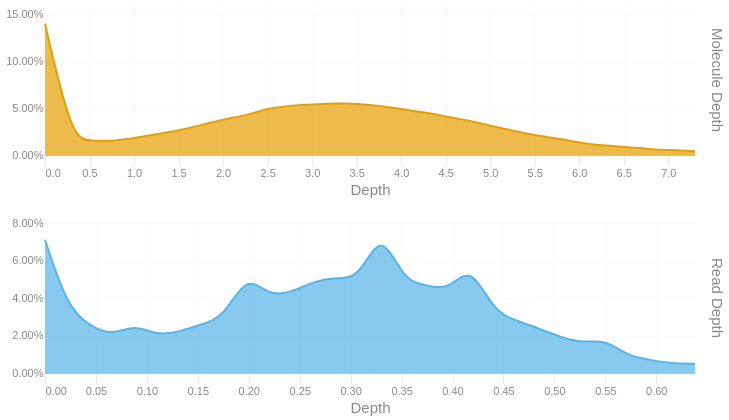

The code cell stored with this chart in its notebook:
### Code cell
readdep = depth_hist(tb['Read Depth'], q99, 3)
readdep = readdep.with_columns(pl.lit('Read Depth').alias('Metric'))
if not SKIPLR:
    moldep = depth_hist(tb['Molecule Depth'], mol_q99, 1)
    moldep = moldep.with_columns(pl.lit('Molecule Depth').alias('Metric'))
    _hist = pl.concat([readdep, moldep])
    _hist = _hist.filter(pl.col('Proportion') != 0)
    with SafeRender(_hist):
        (
            alt.Chart(_hist)        
            .mark_area(interpolate = "basis")
            .encode(
                x=alt.X('Bin:Q').scale(domainMin=0).axis(alt.Axis(title='Depth')),
                y = alt.Y('Proportion:Q', title = None).axis(format = '.2%'),
                color = alt.Color('Metric:N').legend(None),
                row = alt.Row("Metric:N").header(title = None, labelOrient = 'right'),
                tooltip = [
                    alt.Tooltip("Metric:N", title = "Metric"),
                    alt.Tooltip('Interval:N', title = "Depth Interval"),
                    alt.Tooltip('Proportion:Q', title = "% Alignments").format('.2%')
                ]
            )
            .resolve_scale(x='independent', y='independent')
            .properties(
                height = 150, width = 650,
                usermeta={'embedOptions': {'downloadFileName': f'{samplename}.depth.hist'}}
            )
        ).display()
else:
    readdep = readdep.filter(pl.col('Proportion') != 0)
    with SafeRender(readdep):
        (
            alt.Chart(readdep)        
            .mark_area(interpolate = "basis")
            .encode(
                x=alt.X('Bin:Q').scale(domainMin=0).axis(alt.Axis(title='Depth')),
                y = alt.Y('Proportion:Q', title = None).axis(format = '.2%'),
                tooltip = [
                    alt.Tooltip('Interval:N', title = "Depth Interval"),
                    alt.Tooltip('Proportion:Q', title = "% Alignments").format('.2%')
                ]
            )
            .properties(
                usermeta={'embedOptions': {'downloadFileName': f'{samplename}.depth.hist'}}
            )
        ).display()

### Figure 1 — Vega-Lite specification as saved in the notebook (floating-point values rounded to 4 significant figures)
{"width": 650, "height": 150, "config": {"title": {"anchor": "start", "dy": -15, "fontSize": 18, "color": "#888888", "subtitleColor": "#888888", "subtitleFontSize": 14}, "arc": {"fill": "#0072B2"}, "axis": {"domainColor": "#888888", "domainWidth": 0.5, "gridWidth": 0.2, "grid": false, "titleFontWeight": 400, "titleFontSize": 15, "labelFontSize": 11, "labelColor": "#888888", "tickColor": "#888888", "tickWidth": 0.2, "titleColor": "#888888"}, "axisBand": {"grid": false}, "axisX": {"grid": true, "tickSize": 10, "domainCap": "round"}, "axisY": {"domain": false, "grid": true, "tickSize": 0, "domainCap": "round"}, "background": "transparent", "header": {"labelFontSize": 15, "labelColor": "#888888", "titleFontSize": 15, "titleFontWeight": 600, "titleColor": "#888888"}, "legend": {"labelFont": "sans-serif", "labelFontSize": 12, "labelColor": "#888888", "symbolSize": 100, "symbolType": "circle", "titleFontSize": 12, "titlePadding": 10, "titleColor": "#888888", "title": null}, "range": {"category": ["#E69F00", "#56B4E9", "#009E73", "#F0E442", "#0072B2", "#D55E00", "#CC79A7", "#000000"], "diverging": ["#cfe8f3", "#a2d4ec", "#73bfe2", "#46abdb", "#1696d2", "#12719e"]}, "area": {"fill": "#0072B2", "fillOpacity": 0.7, "line": true, "strokeOpacity": 0.7}, "line": {"color": "#0072B2", "stroke": "#0072B2", "strokeWidth": 2}, "trail": {"color": "#0072B2", "stroke": "#0072B2", "strokeWidth": 0, "size": 1}, "point": {"filled": true, "fillOpacity": 1.0, "size": 95}, "text": {"color": "#888888", "fontSize": 11, "align": "right", "fontWeight": 400, "size": 11}, "bar": {"fill": "#0072B2", "stroke": null}, "view": {"stroke": null, "continuousWidth": 660, "continuousHeight": 400}}, "data": {"name": "data-ea40e907b1d74c9051c34949bc827b31"}, "mark": {"type": "area", "interpolate": "basis"}, "encoding": {"color": {"field": "Metric", "legend": null, "type": "nominal"}, "row": {"field": "Metric", "header": {"title": null, "labelOrient": "right"}, "type": "nominal"}, "tooltip": [{"field": "Metric", "title": "Metric", "type": "nominal"}, {"field": "Interval", "title": "Depth Interval", "type": "nominal"}, {"field": "Proportion", "format": ".2%", "title": "% Alignments", "type": "quantitative"}], "x": {"axis": {"title": "Depth"}, "field": "Bin", "scale": {"domainMin": 0}, "type": "quantitative"}, "y": {"axis": {"format": ".2%"}, "field": "Proportion", "title": null, "type": "quantitative"}}, "resolve": {"scale": {"x": "independent", "y": "independent"}}, "usermeta": {"embedOptions": {"downloadFileName": "TF26LRJL0033_5B_10484332_23Y22YLT4_L7.depth.hist"}}, "$schema": "https://vega.github.io/schema/vega-lite/v6.4.1.json", "datasets": {"data-ea40e907b1d74c9051c34949bc827b31": [{"Bin": 0.0, "Interval": "0.0-0.022", "Proportion": 0.071, "Metric": "Read Depth"}, {"Bin": 0.022, "Interval": "0.022-0.044", "Proportion": 0.035, "Metric": "Read Depth"}, {"Bin": 0.044, "Interval": "0.044-0.066", "Proportion": 0.025, "Metric": "Read Depth"}, {"Bin": 0.066, "Interval": "0.066-0.088", "Proportion": 0.02, "Metric": "Read Depth"}, {"Bin": 0.088, "Interval": "0.088-0.11", "Proportion": 0.026, "Metric": "Read Depth"}, {"Bin": 0.11, "Interval": "0.11-0.132", "Proportion": 0.02, "Metric": "Read Depth"}, {"Bin": 0.132, "Interval": "0.132-0.154", "Proportion": 0.022, "Metric": "Read Depth"}, {"Bin": 0.154, "Interval": "0.154-0.176", "Proportion": 0.026, "Metric": "Read Depth"}, {"Bin": 0.176, "Interval": "0.176-0.198", "Proportion": 0.03, "Metric": "Read Depth"}, {"Bin": 0.198, "Interval": "0.198-0.22", "Proportion": 0.053, "Metric": "Read Depth"}, {"Bin": 0.22, "Interval": "0.22-0.242", "Proportion": 0.041, "Metric": "Read Depth"}, {"Bin": 0.242, "Interval": "0.242-0.264", "Proportion": 0.043, "Metric": "Read Depth"}, {"Bin": 0.264, "Interval": "0.264-0.286", "Proportion": 0.049, "Metric": "Read Depth"}, {"Bin": 0.286, "Interval": "0.286-0.308", "Proportion": 0.051, "Metric": "Read Depth"}, {"Bin": 0.308, "Interval": "0.308-0.33", "Proportion": 0.05, "Metric": "Read Depth"}, {"Bin": 0.33, "Interval": "0.33-0.352", "Proportion": 0.077, "Metric": "Read Depth"}, {"Bin": 0.352, "Interval": "0.352-0.374", "Proportion": 0.049, "Metric": "Read Depth"}, {"Bin": 0.374, "Interval": "0.374-0.396", "Proportion": 0.047, "Metric": "Read Depth"}, {"Bin": 0.396, "Interval": "0.396-0.418", "Proportion": 0.044, "Metric": "Read Depth"}, {"Bin": 0.418, "Interval": "0.418-0.44", "Proportion": 0.058, "Metric": "Read Depth"}, {"Bin": 0.44, "Interval": "0.44-0.462", "Proportion": 0.033, "Metric": "Read Depth"}, {"Bin": 0.462, "Interval": "0.462-0.484", "Proportion": 0.028, "Metric": "Read Depth"}, {"Bin": 0.484, "Interval": "0.484-0.506", "Proportion": 0.024, "Metric": "Read Depth"}, {"Bin": 0.506, "Interval": "0.506-0.528", "Proportion": 0.019, "Metric": "Read Depth"}, {"Bin": 0.528, "Interval": "0.528-0.55", "Proportion": 0.016, "Metric": "Read Depth"}, {"Bin": 0.55, "Interval": "0.55-0.572", "Proportion": 0.018, "Metric": "Read Depth"}, {"Bin": 0.572, "Interval": "0.572-0.594", "Proportion": 0.009, "Metric": "Read Depth"}, {"Bin": 0.594, "Interval": "0.594-0.616", "Proportion": 0.007, "Metric": "Read Depth"}, {"Bin": 0.616, "Interval": "0.616-0.638", "Proportion": 0.005, "Metric": "Read Depth"}, {"Bin": 0.638, "Interval": "0.638-0.66", "Proportion": 0.005, "Metric": "Read Depth"}, {"Bin": 0.0, "Interval": "0.0-0.3", "Proportion": 0.14, "Metric": "Molecule Depth"}, {"Bin": 0.3, "Interval": "0.3-0.5", "Proportion": 0.018, "Metric": "Molecule Depth"}, {"Bin": 0.5, "Interval": "0.5-0.8", "Proportion": 0.015, "Metric": "Molecule Depth"}, {"Bin": 0.8, "Interval": "0.8-1.0", "Proportion": 0.015, "Metric": "Molecule Depth"}, {"Bin": 1.0, "Interval": "1.0-1.3", "Proportion": 0.018, "Metric": "Molecule Depth"}, {"Bin": 1.3, "Interval": "1.3-1.5", "Proportion": 0.023, "Metric": "Molecule Depth"}, {"Bin": 1.5, "Interval": "1.5-1.8", "Proportion": 0.026, "Metric": "Molecule Depth"}, {"Bin": 1.8, "Interval": "1.8-2.0", "Proportion": 0.033, "Metric": "Molecule Depth"}, {"Bin": 2.0, "Interval": "2.0-2.3", "Proportion": 0.038, "Metric": "Molecule Depth"}, {"Bin": 2.3, "Interval": "2.3-2.5", "Proportion": 0.043, "Metric": "Molecule Depth"}, {"Bin": 2.5, "Interval": "2.5-2.8", "Proportion": 0.05, "Metric": "Molecule Depth"}, {"Bin": 2.8, "Interval": "2.8-3.0", "Proportion": 0.053, "Metric": "Molecule Depth"}, {"Bin": 3.0, "Interval": "3.0-3.3", "Proportion": 0.054, "Metric": "Molecule Depth"}, {"Bin": 3.3, "Interval": "3.3-3.5", "Proportion": 0.055, "Metric": "Molecule Depth"}, {"Bin": 3.5, "Interval": "3.5-3.8", "Proportion": 0.055, "Metric": "Molecule Depth"}, {"Bin": 3.8, "Interval": "3.8-4.0", "Proportion": 0.052, "Metric": "Molecule Depth"}, {"Bin": 4.0, "Interval": "4.0-4.3", "Proportion": 0.049, "Metric": "Molecule Depth"}, {"Bin": 4.3, "Interval": "4.3-4.5", "Proportion": 0.045, "Metric": "Molecule Depth"}, {"Bin": 4.5, "Interval": "4.5-4.8", "Proportion": 0.041, "Metric": "Molecule Depth"}, {"Bin": 4.8, "Interval": "4.8-5.0", "Proportion": 0.036, "Metric": "Molecule Depth"}, {"Bin": 5.0, "Interval": "5.0-5.3", "Proportion": 0.031, "Metric": "Molecule Depth"}, {"Bin": 5.3, "Interval": "5.3-5.5", "Proportion": 0.025, "Metric": "Molecule Depth"}, {"Bin": 5.5, "Interval": "5.5-5.8", "Proportion": 0.021, "Metric": "Molecule Depth"}, {"Bin": 5.8, "Interval": "5.8-6.0", "Proportion": 0.017, "Metric": "Molecule Depth"}, {"Bin": 6.0, "Interval": "6.0-6.3", "Proportion": 0.013, "Metric": "Molecule Depth"}, {"Bin": 6.3, "Interval": "6.3-6.6", "Proportion": 0.01, "Metric": "Molecule Depth"}, {"Bin": 6.6, "Interval": "6.6-6.8", "Proportion": 0.008, "Metric": "Molecule Depth"}, {"Bin": 6.8, "Interval": "6.8-7.1", "Proportion": 0.006, "Metric": "Molecule Depth"}, {"Bin": 7.1, "Interval": "7.1-7.3", "Proportion": 0.005, "Metric": "Molecule Depth"}, {"Bin": 7.3, "Interval": "7.3-7.56", "Proportion": 0.004, "Metric": "Molecule Depth"}]}}
